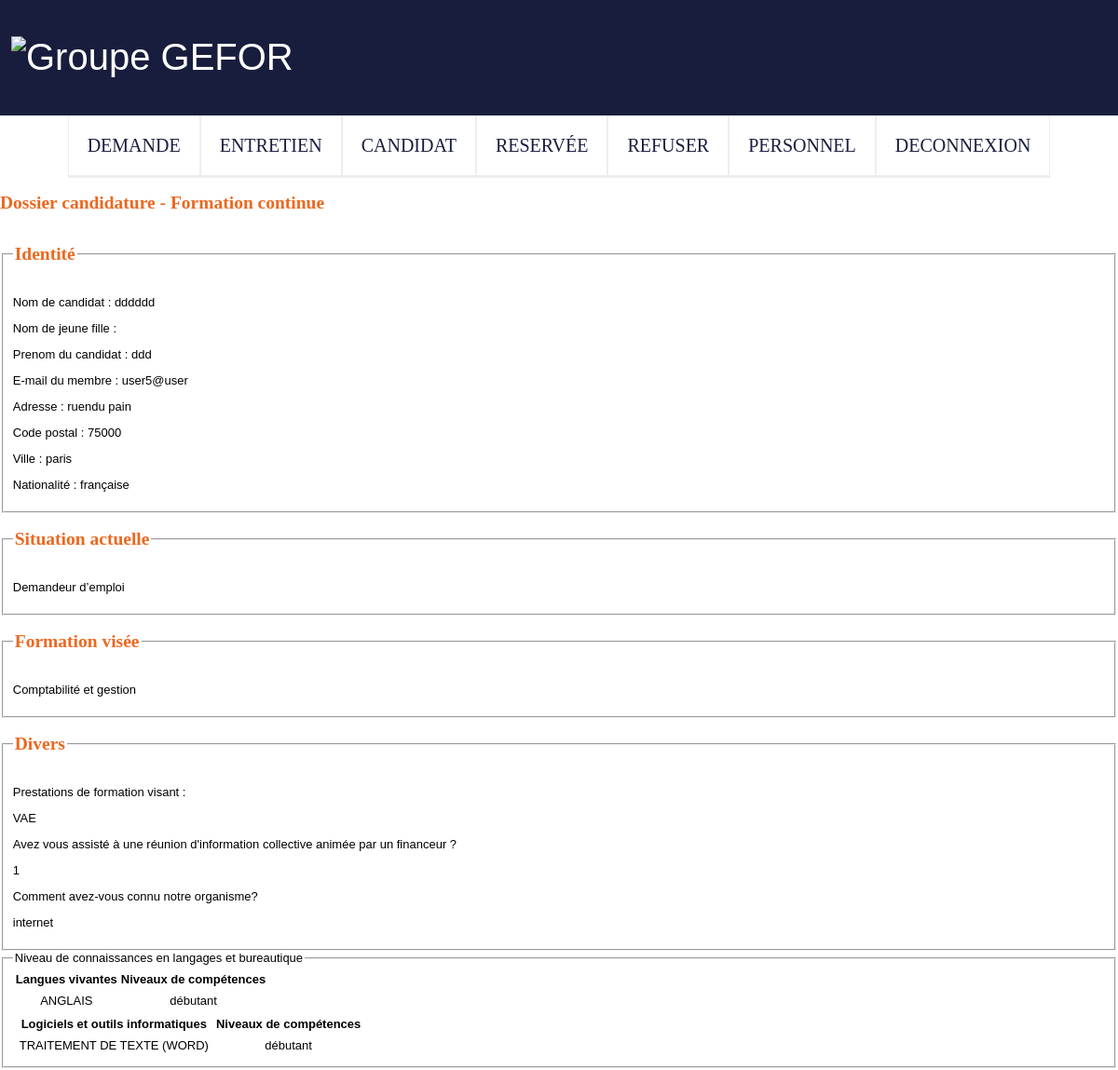
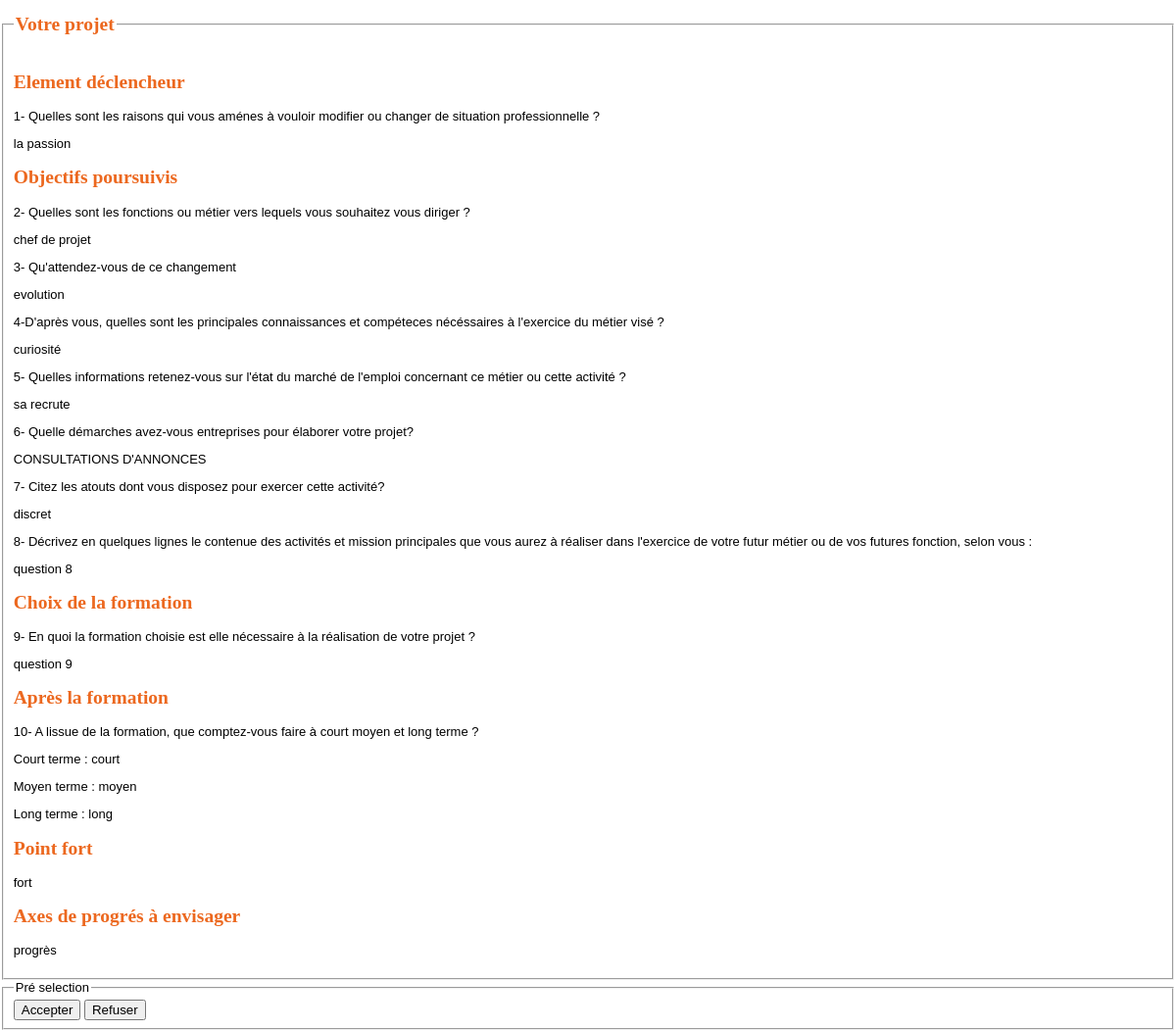
The page /ppe3_vrai/admin/detail_admin.php?idcandidat=73 on the database its author committed (2 pictures, top to bottom).
### tables this page shows
CREATE TABLE IF NOT EXISTS `candidat` (
  `idcandidat` int(11) NOT NULL AUTO_INCREMENT,
  `nom_dusage` varchar(45) NOT NULL,
  `nom_jeunefille` varchar(255) DEFAULT NULL,
  `prenom` varchar(45) NOT NULL,
  `date_naissance` date DEFAULT NULL,
  `adresse` varchar(75) DEFAULT NULL,
  `cp` varchar(10) DEFAULT NULL,
  `ville` varchar(45) DEFAULT NULL,
  `email` varchar(45) NOT NULL,
  `tel` varchar(14) DEFAULT NULL,
  `nationalite` varchar(255) DEFAULT NULL,
  `reunion_info` tinyint(1) DEFAULT NULL,
  `elementdeclencheur` text,
  `objectif2` text,
  `objectif3` text,
  `objectif4` text,
  `objectif5` text,
  `objectif7` text,
  `objectif8` text,
  `pk_formation` text,
  `court` text,
  `moyen` text,
  `long_terme` text,
  `points_forts` text,
  `axe_progres` text,
  `charges_familiales` text,
  `soutien_entourage` varchar(50) DEFAULT NULL,
  `adequation` text,
  `stages` text,
  `diplome` varchar(255) DEFAULT NULL,
  `motivations` varchar(45) DEFAULT NULL,
  `epreuve_dispense` varchar(255) DEFAULT NULL,
  `avis_projet` varchar(45) DEFAULT NULL,
  `decision` varchar(45) DEFAULT NULL,
  `remarque_decision` text,
  `organisme_connu` text,
  `id_situation` int(11) DEFAULT NULL,
  `commentaire_situation` varchar(45) DEFAULT NULL,
  `id_formation` int(11) DEFAULT NULL,
  `id_session` int(11) DEFAULT NULL,
  `mot_de_passe` varchar(255) NOT NULL,
  `id_groupe` int(11) NOT NULL,
  `date_ajout` date DEFAULT NULL,
  `date_modification` date DEFAULT NULL,
  `cursus_formulaire` int(11) DEFAULT NULL,
  `autre_soutien` varchar(100) DEFAULT NULL,
  `entretien` date DEFAULT NULL,
  `remarque_entretien` text,
  `resultat_test` varchar(11) DEFAULT NULL,
  PRIMARY KEY (`idcandidat`),
  KEY `idformation` (`id_formation`),
  KEY `idsituation_pro` (`id_situation`),
  KEY `id_session` (`id_session`),
  KEY `id_groupe` (`id_groupe`)
);

CREATE TABLE IF NOT EXISTS `situation_pro` (
  `idsituation_pro` int(11) NOT NULL AUTO_INCREMENT,
  `libelle` varchar(45) DEFAULT NULL,
  `date_ajout` date DEFAULT NULL,
  `date_modification` date DEFAULT NULL,
  PRIMARY KEY (`idsituation_pro`)
);

CREATE TABLE IF NOT EXISTS `formation` (
  `idformation` int(11) NOT NULL AUTO_INCREMENT,
  `libelle` varchar(45) DEFAULT NULL,
  `date_ajout` date DEFAULT NULL,
  `date_modification` date DEFAULT NULL,
  PRIMARY KEY (`idformation`)
);

CREATE TABLE IF NOT EXISTS `effectuer` (
  `id_c` int(11) NOT NULL,
  `id_d` int(11) NOT NULL,
  `commentaire` blob,
  `date_ajout` date DEFAULT NULL,
  `date_modification` date DEFAULT NULL,
  UNIQUE KEY `id_c_2` (`id_c`,`id_d`),
  KEY `id_c` (`id_c`),
  KEY `id_d` (`id_d`)
);

CREATE TABLE IF NOT EXISTS `divers` (
  `iddivers` int(11) NOT NULL AUTO_INCREMENT,
  `libelle` varchar(45) DEFAULT NULL,
  `date_ajout` date DEFAULT NULL,
  `date_modification` date DEFAULT NULL,
  PRIMARY KEY (`iddivers`)
);

CREATE TABLE IF NOT EXISTS `parler` (
  `idcandidat` int(11) NOT NULL,
  `idlangues` int(11) NOT NULL,
  `niveau` varchar(45) DEFAULT NULL,
  `date_ajout` date DEFAULT NULL,
  `date_modification` date DEFAULT NULL,
  UNIQUE KEY `idlangues` (`idlangues`,`idcandidat`),
  UNIQUE KEY `idcandidat` (`idcandidat`,`idlangues`) USING BTREE
);

CREATE TABLE IF NOT EXISTS `langues` (
  `idlangues` int(11) NOT NULL AUTO_INCREMENT,
  `langues` varchar(45) NOT NULL,
  `date_ajout` date DEFAULT NULL,
  `date_modification` date DEFAULT NULL,
  PRIMARY KEY (`idlangues`)
);

CREATE TABLE IF NOT EXISTS `utiliser` (
  `id_candidat` int(11) NOT NULL,
  `idlogiciel` int(11) NOT NULL,
  `niveau_logiciel` varchar(45) NOT NULL,
  `commentaire` varchar(45) DEFAULT NULL,
  `date_ajout` date DEFAULT NULL,
  `date_modification` date DEFAULT NULL,
  UNIQUE KEY `id_candidat` (`id_candidat`,`idlogiciel`) USING BTREE,
  KEY `idlogiciel` (`idlogiciel`)
);

CREATE TABLE IF NOT EXISTS `logiciel` (
  `idlogiciel` int(11) NOT NULL AUTO_INCREMENT,
  `libelle` varchar(45) DEFAULT NULL,
  `date_ajout` date DEFAULT NULL,
  `date_modification` date DEFAULT NULL,
  PRIMARY KEY (`idlogiciel`)
);

CREATE TABLE IF NOT EXISTS `entreprise` (
  `id_cand` int(11) NOT NULL,
  `id_demarche` int(11) NOT NULL,
  `commentaire` text,
  `date_ajout` date DEFAULT NULL,
  `date_modification` date DEFAULT NULL,
  UNIQUE KEY `id_cand` (`id_cand`,`id_demarche`) USING BTREE,
  KEY `id_demarche` (`id_demarche`)
);

CREATE TABLE IF NOT EXISTS `demarche_entreprise` (
  `iddemarche_entreprise` int(11) NOT NULL AUTO_INCREMENT,
  `libelle` varchar(45) NOT NULL,
  `date_ajout` date DEFAULT NULL,
  `date_modification` date DEFAULT NULL,
  PRIMARY KEY (`iddemarche_entreprise`)
);

### ppe3_vrai/admin/detail_admin.php (the view, shortened to what this page needs)
<?php
require_once('../bdd/connect.php');
require_once("header.php");
require_once("nav_admin.php");
 function securite($data){
    $data=strip_tags($data);
    $data=trim($data);
    $data=htmlspecialchars($data);
    return $data;
    }
if(isset($_GET['idcandidat']) && !empty($_GET['idcandidat'])){
    $id = securite($_GET['idcandidat']);
    $query = $db->prepare("SELECT nom_dusage,nom_jeunefille,prenom,email,adresse,cp,ville,nationalite,
    situation_pro.libelle as situ_pro,formation.libelle as form_pro,organisme_connu,
    candidat.elementdeclencheur, candidat.objectif2,
    candidat.objectif3,candidat.objectif4,candidat.objectif5,candidat.objectif7,
    candidat.objectif8,candidat.pk_formation,candidat.points_forts,
    candidat.axe_progres, court, moyen, long_terme, reunion_info FROM candidat
    INNER JOIN formation
    on candidat.id_formation = formation.idformation
    INNER JOIN situation_pro
    on situation_pro.idsituation_pro = candidat.id_situation
    WHERE candidat.idcandidat = $id
    ");
    $query->execute();
    $resultat = $query->fetch();
}
    $div = $db->prepare("SELECT * FROM effectuer
    INNER JOIN divers
    on divers.iddivers = effectuer.id_d
    WHERE id_c = $id");
    $div->execute();
    $divers = $div->fetchall();
    $lang = $db->prepare("SELECT * FROM parler
    INNER JOIN langues
    ON langues.idlangues = parler.idlangues
    WHERE idcandidat = $id");
    $lang->execute();
    $langue = $lang->fetchall();
    $log = $db->prepare("SELECT * FROM utiliser
    INNER JOIN logiciel
    ON logiciel.idlogiciel = utiliser.idlogiciel
    WHERE id_candidat = $id");
    $log->execute();
    $logi = $log->fetchall();
    $entrepri = $db->prepare("SELECT * FROM entreprise
    INNER JOIN demarche_entreprise
    on demarche_entreprise.iddemarche_entreprise = entreprise.id_demarche
    WHERE id_cand = $id");
    $entrepri->execute();
    $demarche = $entrepri->fetchall();
?>
<h2>Dossier candidature - Formation continue</h2>
                <fieldset>
                    <legend><h2>Identité</h2></legend>
                    <p>Nom de candidat : <?= $resultat['nom_dusage']?></p>
                    <p>Nom de jeune fille :<?= $resultat['nom_jeunefille']?></p>
                    <p>Prenom du candidat : <?= $resultat['prenom']?></p>
                    <p>E-mail du membre : <?= $resultat['email']?></p>
                    <p>Adresse : <?= $resultat['adresse']?></p>
                    <p>Code postal : <?= $resultat['cp']?></p>
                    <p>Ville : <?= $resultat['ville']?></p>
                    <p>Nationalité : <?= $resultat['nationalite']?></p>
                </fieldset>
                <fieldset>
                    <legend>
                        <h2>Situation actuelle</h2>
                    </legend>
                    <p> <?= $resultat['situ_pro']?></p>
                </fieldset>
                <fieldset>
                    <legend>
                        <h2>Formation visée</h2>
                    </legend>
                    <p> <?= $resultat['form_pro']?></p>
                </fieldset>
                <fieldset>
                    <legend>
                        <h2>Divers</h2>
                    </legend>
                    <p> Prestations de formation visant : </p>
                    <p> <?php foreach($divers as $diver){?> <?= $diver['libelle'],"  ", $diver['commentaire']?> <?php }?></p>
                    <p>Avez vous assisté à une réunion d'information collective animée par un financeur ?</p>
                     <p><?= $resultat['reunion_info']?>	</p>
                    <p>Comment avez-vous connu notre organisme?</p>
                    <p><?= $resultat['organisme_connu']?></p>
                </fieldset>
                <fieldset>
                    <legend>Niveau de connaissances en langages et bureautique</legend>
                <table>
                            <tbody>
                                <thead>
                                    <th>Langues vivantes</th>
                                    <th>Niveaux de compétences</th>
                                </thead>
                                <?php foreach($langue as $language){?>
                                <tr>
                                    <td><?= $language['langues']?></td>
                                    <td><?= $language['niveau']?></td>
                                </tr>
                                    <?php } ?>
                            </tbody>
                        </table>
                        <table>
                            <tbody>
                                <thead>
                                    <th>Logiciels et outils informatiques</th>
                                    <th>Niveaux de compétences</th>
                                </thead>
                                <?php foreach($logi as $logiciel){?>
                                <tr>
                                    <td><?= $logiciel['libelle']," ", $logiciel['commentaire']; ?></td>
                                    <td><?= $logiciel['niveau_logiciel'] ?></td>
                                </tr>
                                <?php } ?>
                            </tbody>
                        </table>
                </fieldset>
    <fieldset>
            <legend>
                <h2>Votre projet</h2>
            </legend>
            <div>
                <h2>Element déclencheur</h2>
                <p>1- Quelles sont les raisons qui vous aménes à vouloir modifier ou changer de situation professionnelle ?</p>
                <p><?= $resultat['elementdeclencheur']?></p>
            </div>
            <div>
                <h2>Objectifs poursuivis</h2>
                <p>2- Quelles sont les fonctions ou métier vers lequels vous souhaitez vous diriger ?</p>
                <p><?= $resultat['objectif2']?></p>
            </div>
            <div>
                <p>3- Qu'attendez-vous de ce changement</p>
                <p><?= $resultat['objectif3']?></p>
            </div>
            <div>
                <p>4-D'après vous, quelles sont les principales connaissances et compéteces nécéssaires à
                    l'exercice du métier visé ?
                </p>
                <p><?= $resultat['objectif4']?></p>
            </div>
            <div>
                <p>5- Quelles informations retenez-vous sur l'état du marché de l'emploi concernant
                    ce métier ou cette activité ? </p>
                    <p><?= $resultat['objectif5']?></p>
            </div>
            <div>
                <p>6- Quelle démarches avez-vous entreprises pour élaborer votre projet?</p>
                            <?php foreach($demarche as $dema){?>
                            <p><?=$dema['libelle'],"  ".$dema['commentaire']."</br>"?> </p>
                            <?php }?>
            </div>
            <div>
                <p>7- Citez les atouts dont vous disposez pour exercer cette activité?</p>
                <p><?= $resultat['objectif7']?></p>
            </div>
            <div>
                <p>8- Décrivez en quelques lignes le contenue des activités et mission principales
                    que vous aurez à réaliser dans l'exercice de votre futur métier ou de vos futures
                    fonction, selon vous :
                </p>
                <p><?= $resultat['objectif8']?></p>
            </div>
            <div>
                <h2>Choix de la formation</h2>
                <p>9- En quoi la formation choisie est elle nécessaire à la réalisation de votre projet ?</p>
                <p><?= $resultat['pk_formation']?></p>
            </div>
            <div>
                <h2> Après la formation </h2>
                <p>10- A lissue de la formation, que comptez-vous faire à court moyen et long terme ?</p>
                <p>Court terme : <?= $resultat['court']?></p>
                <p>Moyen terme : <?= $resultat['moyen']?></p>
                <p>Long terme : <?= $resultat['long_terme']?></p>
            </div>
            <div>
                <h2>Point fort</h2>
                <p><?= $resultat['points_forts']?></p>
                <h2>Axes de progrés à envisager</h2>
                <p><?= $resultat['axe_progres']?></p>
            </div>
    </fieldset>
    <fieldset>
       <legend>Pré selection</legend>
       <a href="sql/sql_pre_selc.php?choix=7&id=<?=$id?>" onclick="return confirm('Confirmation acceptation <?=$resultat['nom_dusage'] ?> <?=$resultat['prenom'] ?>')"><button>Accepter</button></a>
       <a href="sql/sql_pre_selc.php?choix=6&id=<?=$id?>" onclick="return confirm('Confirmation acceptation <?=$resultat['nom_dusage'] ?> <?=$resultat['prenom'] ?>')"><button>Refuser</button></a>
    </fieldset>
</body>
</html>

### ppe3_vrai/style.css (style rules this page uses)
body { font-family: 'Century Gothic', Calibri, sans-serif; font-size: 13px; margin: 0px; padding: 0px; }
h2 { color: #ec681f; font-family: 'Playfair Display',serif; }
td { text-align: center; margin: 5px; padding: 5px; border-collapse: collapse; }

### rows shown on the page
candidat: nom_dusage "dddddd", prenom "ddd", email "user5@user", adresse "ruendu pain", cp "75000", ville "paris", nationalite "française", id_situation.libelle "Demandeur d’emploi", id_formation.libelle "Comptabilité et gestion", reunion_info "1", organisme_connu "internet", elementdeclencheur "la passion", objectif2 "chef de projet", objectif3 "evolution", objectif4 "curiosité", objectif5 "sa recrute", objectif7 "discret", objectif8 "question 8", pk_formation "question 9", court "court", moyen "moyen", long_terme "long", points_forts "fort", axe_progres "progrès"
effectuer: id_d.libelle "VAE"
parler: idlangues.langues "ANGLAIS", niveau "débutant"
utiliser: idlogiciel.libelle "TRAITEMENT DE TEXTE (WORD)", niveau_logiciel "débutant"
entreprise: id_demarche.libelle "CONSULTATIONS D'ANNONCES"
